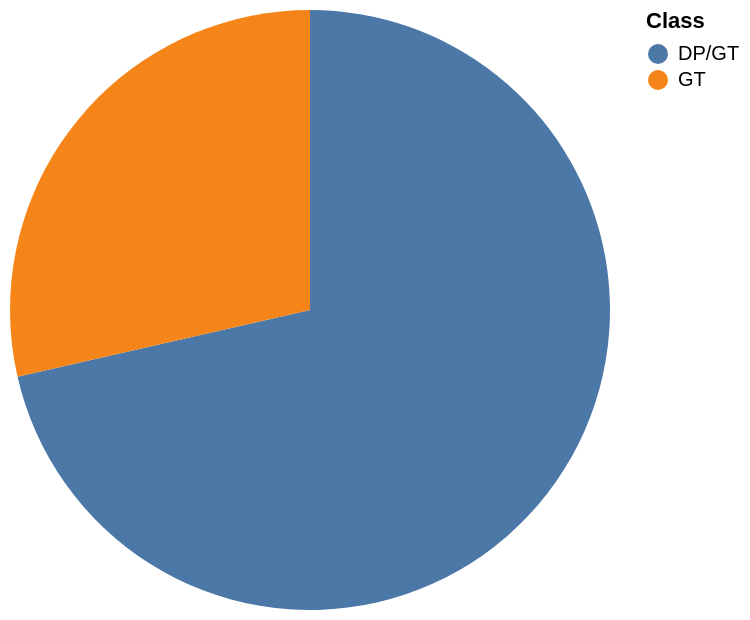

The specification (Vega-Lite) saved for this image:
### Vega-Lite specification from a JSON file in a GitHub repository (floating-point values rounded to 4 significant figures)
{"data": {"values": [{"x_data": "DP/GT", "y_data": 5}, {"x_data": "GT", "y_data": 2}]}, "mark": "arc", "encoding": {"theta": {"field": "y_data", "type": "quantitative", "title": "count(*)"}, "color": {"field": "x_data", "type": "nominal", "title": "Class"}}}
